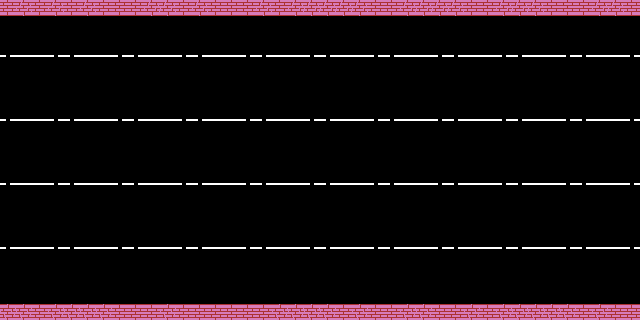

The image is a tile-based game level rendered from a .tmx file. Its description and complete source (layers, tilesets, objects, tile grids) follow:
An orthogonal 40x20 tile map with 16x16 px tiles, 1 tile layer (Camada de Tiles 1).

<map version="1.8" tiledversion="1.8.0" orientation="orthogonal" renderorder="right-down" width="40" height="20" tilewidth="16" tileheight="16" infinite="0" nextlayerid="2" nextobjectid="1">
 <tileset firstgid="1" name="tilemap" tilewidth="16" tileheight="16" tilecount="64" columns="8">
  <image source="tilemap.png" width="128" height="128" />
 </tileset>
 <layer id="1" name="Camada de Tiles 1" width="40" height="20">
  <data encoding="csv">
1073741837,1073741838,1073741837,1073741838,1073741837,1073741838,1073741837,1073741837,1073741837,1073741838,1073741838,1073741837,1073741838,1073741837,1073741837,1073741837,1073741838,1073741837,1073741838,1073741838,1073741838,1073741838,1073741838,1073741837,1073741837,1073741838,1073741838,1073741838,1073741838,1073741837,1073741837,1073741838,1073741838,1073741838,1073741837,1073741837,1073741837,1073741838,1073741838,1073741837,
10,10,10,10,10,10,10,10,10,10,10,10,10,10,10,10,10,10,10,10,10,10,10,10,10,10,10,10,10,10,10,10,10,10,10,10,10,10,10,10,
10,10,10,10,10,10,10,10,10,10,10,10,10,10,10,10,10,10,10,10,10,10,10,10,10,10,10,10,10,10,10,10,10,10,10,10,10,10,10,10,
12,11,11,12,12,11,11,12,12,11,11,12,12,11,11,12,12,11,11,12,12,11,11,12,12,11,11,12,12,11,11,12,12,11,11,12,12,11,11,12,
10,10,10,10,10,10,10,10,10,10,10,10,10,10,10,10,10,10,10,10,10,10,10,10,10,10,10,10,10,10,10,10,10,10,10,10,10,10,10,10,
10,10,10,10,10,10,10,10,10,10,10,10,10,10,10,10,10,10,10,10,10,10,10,10,10,10,10,10,10,10,10,10,10,10,10,10,10,10,10,10,
10,10,10,10,10,10,10,10,10,10,10,10,10,10,10,10,10,10,10,10,10,10,10,10,10,10,10,10,10,10,10,10,10,10,10,10,10,10,10,10,
12,11,11,12,12,11,11,12,12,11,11,12,12,11,11,12,12,11,11,12,12,11,11,12,12,11,11,12,12,11,11,12,12,11,11,12,12,11,11,12,
10,10,10,10,10,10,10,10,10,10,10,10,10,10,10,10,10,10,10,10,10,10,10,10,10,10,10,10,10,10,10,10,10,10,10,10,10,10,10,10,
10,10,10,10,10,10,10,10,10,10,10,10,10,10,10,10,10,10,10,10,10,10,10,10,10,10,10,10,10,10,10,10,10,10,10,10,10,10,10,10,
10,10,10,10,10,10,10,10,10,10,10,10,10,10,10,10,10,10,10,10,10,10,10,10,10,10,10,10,10,10,10,10,10,10,10,10,10,10,10,10,
12,11,11,12,12,11,11,12,12,11,11,12,12,11,11,12,12,11,11,12,12,11,11,12,12,11,11,12,12,11,11,12,12,11,11,12,12,11,11,12,
10,10,10,10,10,10,10,10,10,10,10,10,10,10,10,10,10,10,10,10,10,10,10,10,10,10,10,10,10,10,10,10,10,10,10,10,10,10,10,10,
10,10,10,10,10,10,10,10,10,10,10,10,10,10,10,10,10,10,10,10,10,10,10,10,10,10,10,10,10,10,10,10,10,10,10,10,10,10,10,10,
10,10,10,10,10,10,10,10,10,10,10,10,10,10,10,10,10,10,10,10,10,10,10,10,10,10,10,10,10,10,10,10,10,10,10,10,10,10,10,10,
12,11,11,12,12,11,11,12,12,11,11,12,12,11,11,12,12,11,11,12,12,11,11,12,12,11,11,12,12,11,11,12,12,11,11,12,12,11,11,12,
10,10,10,10,10,10,10,10,10,10,10,10,10,10,10,10,10,10,10,10,10,10,10,10,10,10,10,10,10,10,10,10,10,10,10,10,10,10,10,10,
10,10,10,10,10,10,10,10,10,10,10,10,10,10,10,10,10,10,10,10,10,10,10,10,10,10,10,10,10,10,10,10,10,10,10,10,10,10,10,10,
10,10,10,10,10,10,10,10,10,10,10,10,10,10,10,10,10,10,10,10,10,10,10,10,10,10,10,10,10,10,10,10,10,10,10,10,10,10,10,10,
14,14,13,14,14,14,14,13,13,13,14,13,13,13,13,13,13,14,14,14,14,13,14,13,13,14,14,13,13,14,13,14,14,14,14,14,13,14,13,13
</data>
 </layer>
</map>